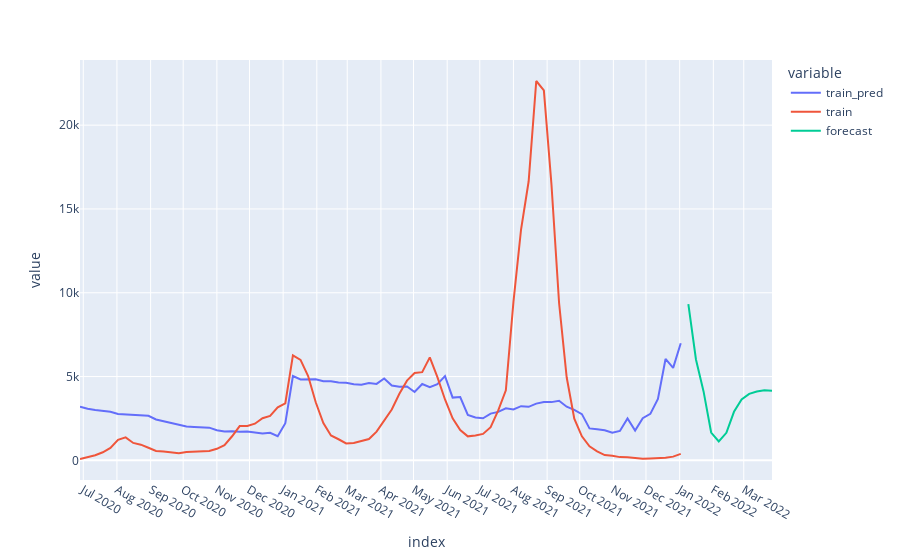

Notebook source saved alongside this figure:
### Code cell
X_train = X[X.index <= train_last_date]
y_train = y[y.index <= train_last_date]
X_train = X[X.index <= train_last_date]
y_train = y[y.index <= train_last_date]
y_train_index = y_train.index

y_train_pred = model.predict(X_train)
y_train_pred = sc.inverse_transform(y_train_pred.reshape(-1, 1)).ravel()
y_train_pred = pd.Series(y_train_pred, index=y_train_index, name='train_pred')
y_train = sc.inverse_transform(y_train.values.reshape(-1, 1)).ravel()
y_train = pd.Series(y_train, index=y_train_index, name='train')

rmse = np.sqrt( mean_squared_error(y_train, y_pred) )
print('RMSE: {:.5}'.format(rmse))

X_forecast = X[X.index > train_last_date]
y_forecast = y[y.index > train_last_date]
y_forecast_index = y_forecast.index

y_forecast = model.predict(X_forecast)
y_forecast = sc.inverse_transform(y_forecast.reshape(-1, 1)).ravel()
y_forecast = pd.Series(y_forecast, index=y_forecast_index, name='forecast')

fig = px.line(pd.concat([y_pred, y_train, y_forecast], axis=1))
fig.update_layout({
    'xaxis': {
        'dtick': 'M1'
    }
})
fig.show()
